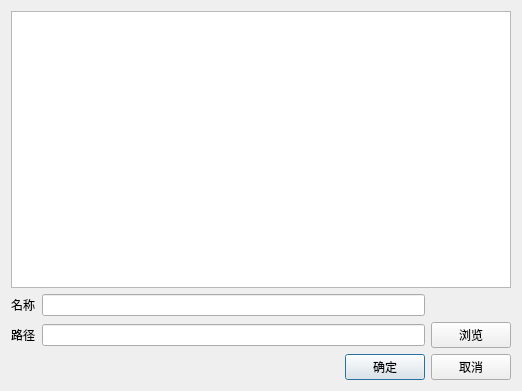
<?xml version="1.0" encoding="UTF-8"?>
<ui version="4.0">
 <class>JZNewFileDialog</class>
 <widget class="QWidget" name="JZNewFileDialog">
  <property name="geometry">
   <rect>
    <x>0</x>
    <y>0</y>
    <width>522</width>
    <height>391</height>
   </rect>
  </property>
  <property name="windowTitle">
   <string>新建文件</string>
  </property>
  <layout class="QVBoxLayout" name="verticalLayout">
   <item>
    <widget class="QListWidget" name="listWidget"/>
   </item>
   <item>
    <widget class="QWidget" name="widget" native="true">
     <layout class="QGridLayout" name="gridLayout">
      <property name="leftMargin">
       <number>0</number>
      </property>
      <property name="topMargin">
       <number>0</number>
      </property>
      <property name="rightMargin">
       <number>0</number>
      </property>
      <property name="bottomMargin">
       <number>0</number>
      </property>
      <item row="0" column="0">
       <widget class="QLabel" name="label_3">
        <property name="text">
         <string>名称</string>
        </property>
       </widget>
      </item>
      <item row="0" column="1">
       <widget class="QLineEdit" name="lineName"/>
      </item>
      <item row="1" column="0">
       <widget class="QLabel" name="label">
        <property name="text">
         <string>路径</string>
        </property>
       </widget>
      </item>
      <item row="1" column="1">
       <widget class="QLineEdit" name="lineDir"/>
      </item>
      <item row="1" column="2">
       <widget class="QPushButton" name="btnSelect">
        <property name="text">
         <string>浏览</string>
        </property>
       </widget>
      </item>
     </layout>
    </widget>
   </item>
   <item>
    <widget class="QWidget" name="widget_3" native="true">
     <layout class="QHBoxLayout" name="horizontalLayout_2">
      <property name="leftMargin">
       <number>0</number>
      </property>
      <property name="topMargin">
       <number>0</number>
      </property>
      <property name="rightMargin">
       <number>0</number>
      </property>
      <property name="bottomMargin">
       <number>0</number>
      </property>
      <item>
       <spacer name="horizontalSpacer_2">
        <property name="orientation">
         <enum>Qt::Horizontal</enum>
        </property>
        <property name="sizeHint" stdset="0">
         <size>
          <width>296</width>
          <height>20</height>
         </size>
        </property>
       </spacer>
      </item>
      <item>
       <widget class="QPushButton" name="btnOk">
        <property name="text">
         <string>确定</string>
        </property>
        <property name="autoDefault">
         <bool>true</bool>
        </property>
        <property name="default">
         <bool>true</bool>
        </property>
       </widget>
      </item>
      <item>
       <widget class="QPushButton" name="btnCancel">
        <property name="text">
         <string>取消</string>
        </property>
        <property name="autoDefault">
         <bool>false</bool>
        </property>
       </widget>
      </item>
     </layout>
    </widget>
   </item>
  </layout>
 </widget>
 <layoutdefault spacing="6" margin="11"/>
 <resources>
  <include location="../JZNodeEditor.qrc"/>
 </resources>
 <connections/>
</ui>
